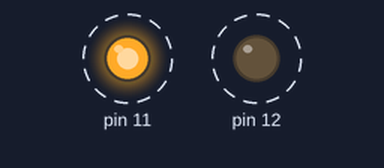
The sketch below on a simulated Arduino Uno, built with avr-gcc and run on an emulated ATmega328P. Shown: output pins drawn as LEDs (lit = HIGH). Dashed ring = blinking.

Above: at 0.5 s.
Timing chart, 0 to 4.6 s (numbered marks = the images above):
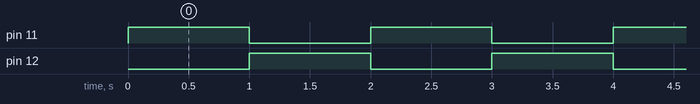

The sketch:

opdracht1_copy_20230509094218.ino
```cpp
void setup() {
  // put your setup code here, to run once:
  pinMode(12, OUTPUT);
  pinMode(11, OUTPUT);

}

void loop() {
  // lampje 1 aan voor 1000 ms, dan uit en dan lampje 2 aan voor 1000ms, gaan om de beurt uit
  digitalWrite(11, HIGH);
  digitalWrite(12, LOW);
  delay(1000);
  digitalWrite(11, LOW);
  digitalWrite(12, HIGH);
  delay(1000);
}
```

Measured:
- by itself, pin 11, pin 12: alternates HIGH for 1.0 s and LOW for 1.0 s
